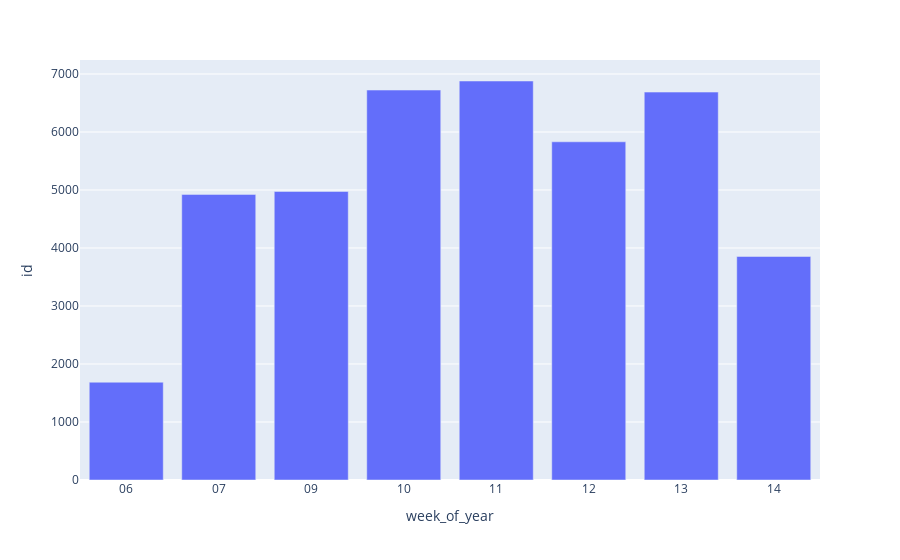

Notebook source saved alongside this figure:
### Code cell
# 2. Quantidade de pedidos por semana.

# Quantidade de pedidos por Semana
df['week_of_year'] = df['order_date'].dt.strftime("%U")
df_aux = df.loc[:, ['delivery_id', 'week_of_year']].groupby('week_of_year').count().reset_index()

# gráfico
px.bar(df_aux, x='week_of_year', y='delivery_id')

### Figure 1 — Plotly figure (JSON) as saved in the notebook; plotly's stock layout.template omitted (floating-point values rounded to 4 significant figures)
{"data": [{"alignmentgroup": "True", "hovertemplate": "week_of_year=%{x}<br>id=%{y}<extra></extra>", "legendgroup": "", "marker": {"color": "#636efa", "pattern": {"shape": ""}}, "name": "", "offsetgroup": "", "orientation": "v", "showlegend": false, "textposition": "auto", "type": "bar", "x": ["06", "07", "09", "10", "11", "12", "13", "14"], "xaxis": "x", "y": [1686, 4924, 4974, 6723, 6879, 5831, 6688, 3854], "yaxis": "y"}], "layout": {"autosize": true, "barmode": "relative", "legend": {"tracegroupgap": 0}, "margin": {"t": 60}, "xaxis": {"anchor": "y", "autorange": true, "domain": [0, 1], "range": [-0.5, 7.5], "title": {"text": "week_of_year"}, "type": "category"}, "yaxis": {"anchor": "x", "autorange": true, "domain": [0, 1], "range": [0, 7241.0], "title": {"text": "id"}, "type": "linear"}}}
